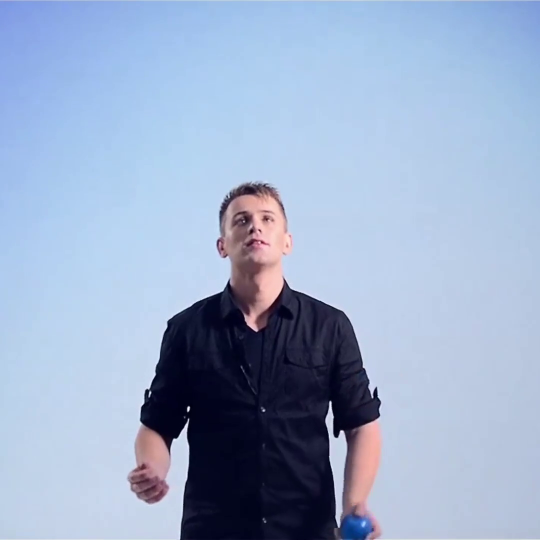
#> input picture frame 22 of 5. Sparse Optical Flow/input/Adv-IP.mp4, 1080 x 1080 px (shown at 1/2 size)
$ python sparse_optical_flow.py
#> lines starting #> are read from the running program, lines starting #| are printed output that depends on the picture
# [68 lines of commented-out code are left out]

import cv2
import numpy as np

# Load the video
cap = cv2.VideoCapture('input/Adv-IP.mp4')

# Get video properties
frame_width = int(cap.get(cv2.CAP_PROP_FRAME_WIDTH))
frame_height = int(cap.get(cv2.CAP_PROP_FRAME_HEIGHT))
fps = int(cap.get(cv2.CAP_PROP_FPS))

# Initialize VideoWriter
out = cv2.VideoWriter('output/sparse_optical_flow_output2.mp4', cv2.VideoWriter_fourcc(*'mp4v'), fps, (frame_width, frame_height))

# Parameters for Lucas-Kanade optical flow
lk_params = dict(winSize=(15, 15), maxLevel=2,
                 criteria=(cv2.TERM_CRITERIA_EPS | cv2.TERM_CRITERIA_COUNT, 10, 0.03))

# Parameters for Shi-Tomasi corner detection
feature_params = dict(maxCorners=100, qualityLevel=0.3, minDistance=7, blockSize=7)

# Read the first frame and find corners
ret, old_frame = cap.read()
#> old_frame is the input picture: shape (1080, 1080, 3); mean B, G, R 200.8, 172, 154.5
if not ret:
    print("Error: Couldn't read the first frame.")
    cap.release()
    out.release()
    exit()

old_gray = cv2.cvtColor(old_frame, cv2.COLOR_BGR2GRAY)
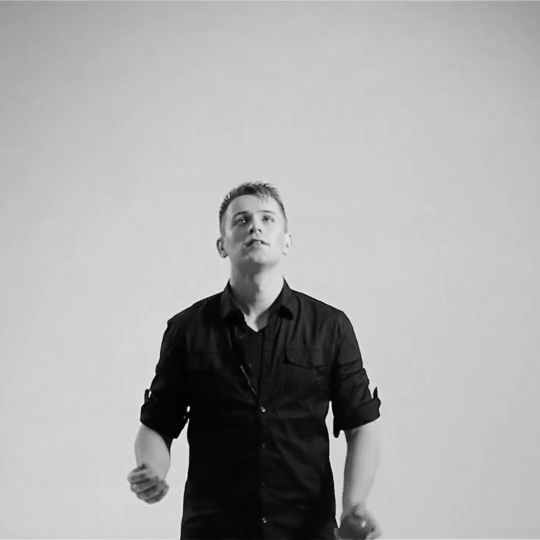
#> old_gray: shape (1080, 1080) (shown at 1/2 size); min 0, max 255, mean 170
p0 = cv2.goodFeaturesToTrack(old_gray, mask=None, **feature_params)
#> p0 = 21 rows, first 8: [377, 813], [298, 781], [527, 820], [682, 862], [376, 822], [660, 802], [674, 873], [348, 879]

# Create a mask for drawing
mask = np.zeros_like(old_frame)

while cap.isOpened():
    ret, frame = cap.read()
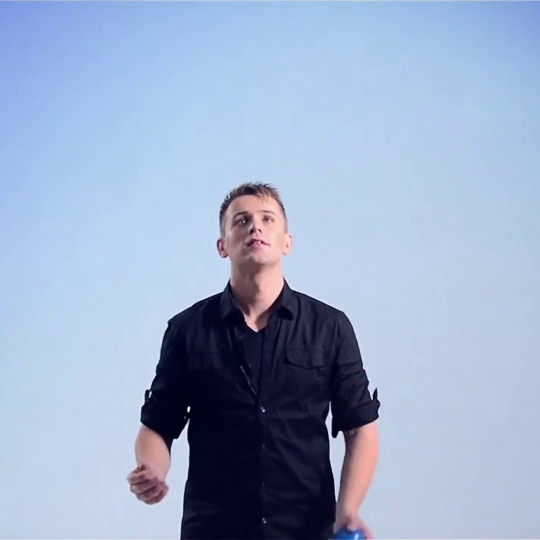
#> input picture frame 23 of 5. Sparse Optical Flow/input/Adv-IP.mp4, 1080 x 1080 px (shown at 1/2 size)
#> frame is the input picture: shape (1080, 1080, 3); mean B, G, R 200.8, 172.2, 154.8
    if not ret:
        break

    frame_gray = cv2.cvtColor(frame, cv2.COLOR_BGR2GRAY)

    # Calculate optical flow if there are points to track
    if p0 is not None:
        p1, st, err = cv2.calcOpticalFlowPyrLK(old_gray, frame_gray, p0, None, **lk_params)
#> p1 = 21 rows, first 8: [377.5, 813.5], [298.7, 781.9], [526.8, 820.5], [678.9, 863.3], [376.5, 822.7], [659.5, 808.1], [670.5, 873.7], [348.7, 879.7]; st = 21 values from 1 to 1; err = 21 values, max 50.18 at index 14, min 0.000417 at index 12, mean 6.88

        # Check if p1 and st are valid
        if p1 is not None and st is not None:
            good_new = p1[st == 1]
#> good_new has the same summary as p1
            good_old = p0[st == 1]
#> good_old has the same summary as p0

            # Draw the tracks
            for i, (new, old) in enumerate(zip(good_new, good_old)):
                a, b = new.ravel()
                c, d = old.ravel()
                mask = cv2.line(mask, (int(a), int(b)), (int(c), int(d)), (0, 255, 0), 2)
                frame = cv2.circle(frame, (int(a), int(b)), 5, (0, 0, 255), -1)
#> this loop made 21 passes
#> (a, b, c, d) on passes 1 to 12: (377.5, 813.5, 377, 813), (298.7, 781.9, 298, 781), (526.8, 820.5, 527, 820), (678.9, 863.3, 682, 862), (376.5, 822.7, 376, 822), (659.5, 808.1, 660, 802), (670.5, 873.7, 674, 873), (348.7, 879.7, 348, 879), (512.9, 660.7, 513, 660), (488, 442.5, 488, 442), (752, 778.3, 752, 776), (743.3, 797.9, 744, 795)
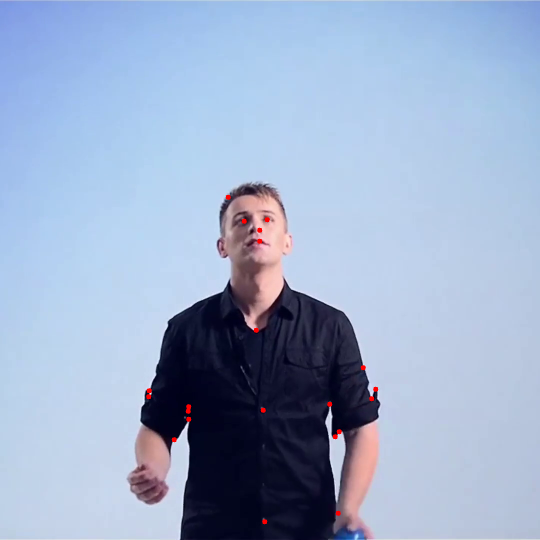
#> frame: shape (1080, 1080, 3) (shown at 1/2 size); mean B, G, R 200.6, 172.1, 155
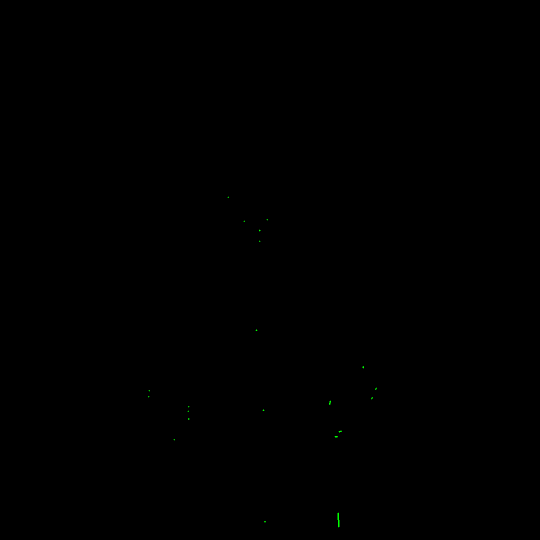
#> mask: shape (1080, 1080, 3) (shown at 1/2 size); mean of channels 0, 1, 2 0, 0.1, 0; drawn as B, G, R

            img = cv2.add(frame, mask)

            # Update the previous frame and points
            old_gray = frame_gray.copy()
            p0 = good_new.reshape(-1, 1, 2)
#> p0 has the same summary as p1
        else:
            # Reinitialize feature points if tracking is lost
            p0 = cv2.goodFeaturesToTrack(frame_gray, mask=None, **feature_params)
    else:
        # Detect new features if no points are left to track
        p0 = cv2.goodFeaturesToTrack(frame_gray, mask=None, **feature_params)
        img = frame

    # Write the frame to the output video
    out.write(img)

    # Display the frame (optional)
    # cv2.imshow('Sparse Optical Flow', img)

    # if cv2.waitKey(1) & 0xFF == ord('q'):
    #     break

cap.release()
out.release()
cv2.destroyAllWindows()

$ run again, starting later in the video
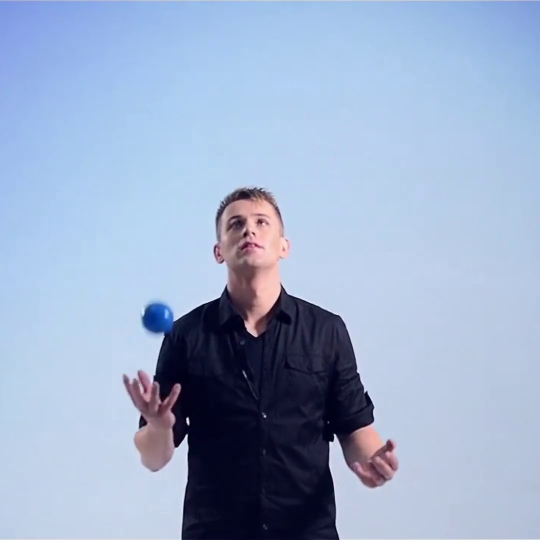
#> input picture frame 99 of 5. Sparse Optical Flow/input/Adv-IP.mp4, 1080 x 1080 px (shown at 1/2 size)
#> old_frame is the input picture: shape (1080, 1080, 3); mean B, G, R 202.3, 173.4, 155.6
#> `p0 = cv2.goodFeaturesToTrack(old_gray, mask=None, **feature_params)`: p0 = [[660, 884], [375, 836], [530, 833], [732, 784], [669, 869], [373, 870], [376, 848], [350, 892], [512, 671], [715, 743], [280, 856]]
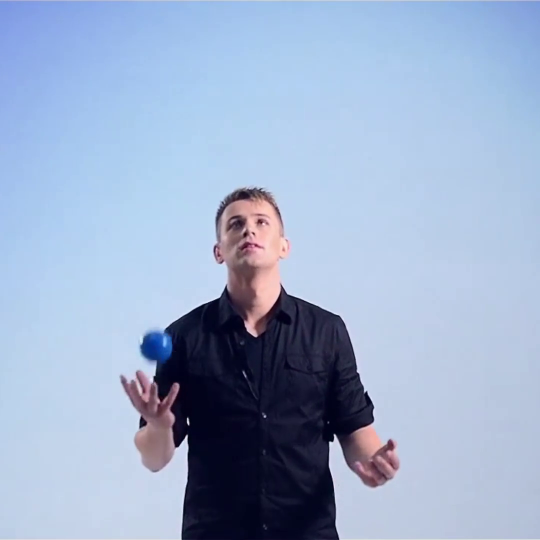
#> input picture frame 100 of 5. Sparse Optical Flow/input/Adv-IP.mp4, 1080 x 1080 px (shown at 1/2 size)
#> frame is the input picture: shape (1080, 1080, 3); mean B, G, R 202.5, 173.5, 155.7
#> p1 = [[659.8, 884.1], [375.5, 837.5], [529.9, 833.2], [731.8, 784.2], [668.9, 869.5], [373, 871.6], [376.3, 847.8], [350.8, 892], [511.6, 671.2], [714.8, 742.9], [280.7, 855.9]]; st = [1, 1, 1, 1, 1, 1, 1, 1, 1, 1, 1]; err = [2.43, 13.54, 1.91, 3.65, 2.85, 2.83, 8.48, 5.09, 2.6, 1.77, 2.35]
#> good_new has the same summary as p1
#> good_old has the same summary as p0
#> the loop `for i, (new, old) in enumerate(zip(good_new, good_old)):` made 11 passes
#> (a, b, c, d) on passes 1 to 8: (659.8, 884.1, 660, 884), (375.5, 837.5, 375, 836), (529.9, 833.2, 530, 833), (731.8, 784.2, 732, 784), (668.9, 869.5, 669, 869), (373, 871.6, 373, 870), (376.3, 847.8, 376, 848), (350.8, 892, 350, 892)
#> after the loop `for i, (new, old) in enumerate(zip(good_new, good_old)):`:
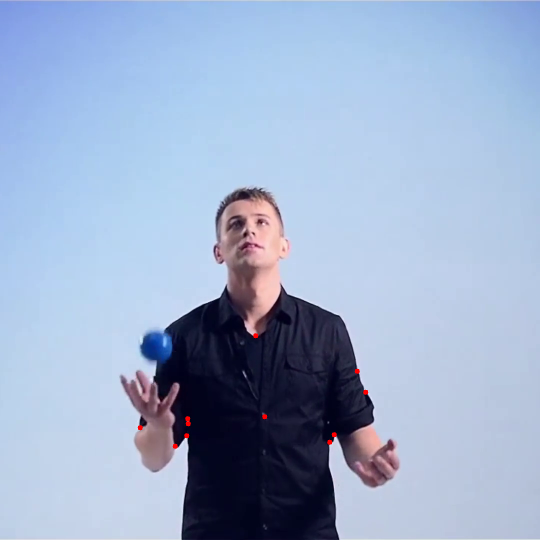
#> frame: shape (1080, 1080, 3) (shown at 1/2 size); mean B, G, R 202.4, 173.4, 155.9
#> `p0 = good_new.reshape(-1, 1, 2)`: p0 has the same summary as p1

$ run again, starting later in the video
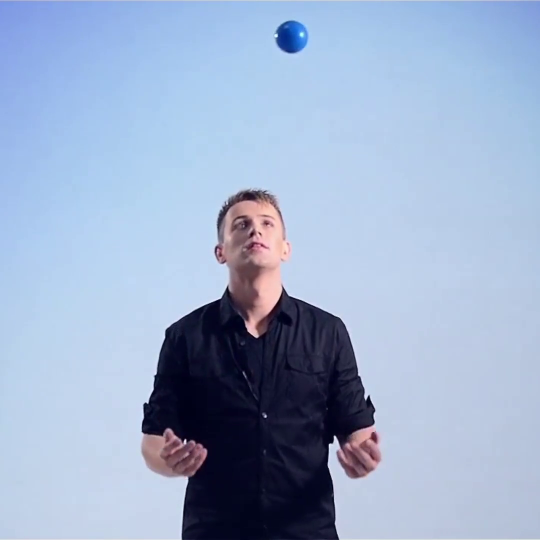
#> input picture frame 177 of 5. Sparse Optical Flow/input/Adv-IP.mp4, 1080 x 1080 px (shown at 1/2 size)
#> old_frame is the input picture: shape (1080, 1080, 3); mean B, G, R 202.5, 173.6, 155.8
#> `p0 = cv2.goodFeaturesToTrack(old_gray, mask=None, **feature_params)`: p0 = 13 rows, first 8: [294, 805], [660, 889], [530, 833], [669, 872], [370, 879], [731, 798], [552, 71], [737, 792]
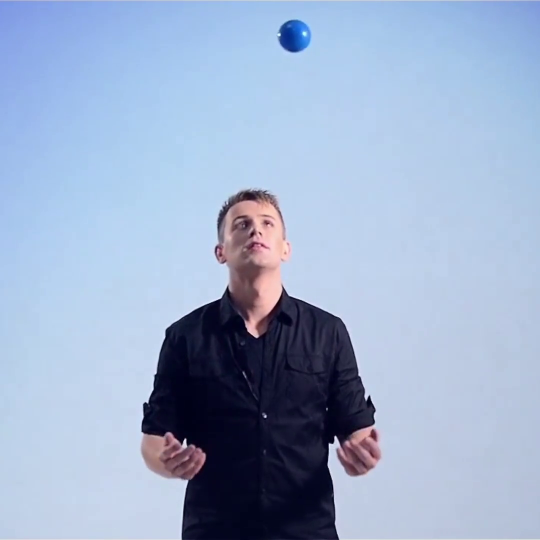
#> input picture frame 178 of 5. Sparse Optical Flow/input/Adv-IP.mp4, 1080 x 1080 px (shown at 1/2 size)
#> frame is the input picture: shape (1080, 1080, 3); mean B, G, R 202.4, 173.5, 155.8
#> p1 = 13 rows, first 8: [293.8, 804.3], [660.2, 889.2], [529.8, 833.2], [670.1, 872.5], [369.6, 878.5], [731.8, 798.6], [557.6, 69.17], [738, 792.2]; st = [1, 1, 1, 1, 1, 1, 1, 1, 1, 1, 1, 1, 1]; err = [5.9, 13.54, 3.43, 3.93, 18.78, 5.53, 7.13, 4.07, 3.35, 1.4, 5.05, 4.3, 12.05]
#> good_new has the same summary as p1
#> good_old has the same summary as p0
#> the loop `for i, (new, old) in enumerate(zip(good_new, good_old)):` made 13 passes
#> (a, b, c, d) on passes 1 to 8: (293.8, 804.3, 294, 805), (660.2, 889.2, 660, 889), (529.8, 833.2, 530, 833), (670.1, 872.5, 669, 872), (369.6, 878.5, 370, 879), (731.8, 798.6, 731, 798), (557.6, 69.17, 552, 71), (738, 792.2, 737, 792)
#> after the loop `for i, (new, old) in enumerate(zip(good_new, good_old)):`:
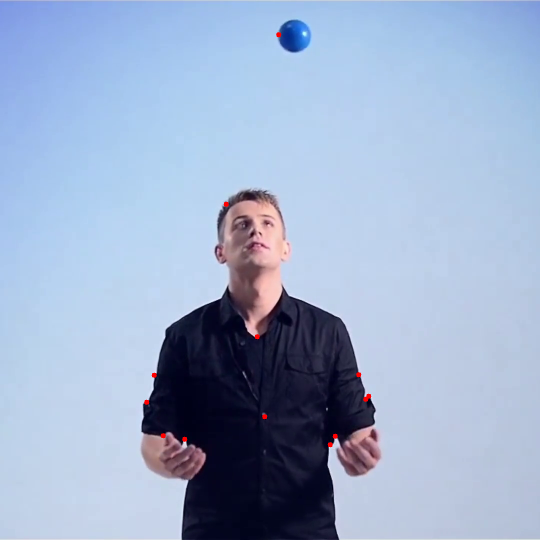
#> frame: shape (1080, 1080, 3) (shown at 1/2 size); mean B, G, R 202.3, 173.4, 155.9
#> `p0 = good_new.reshape(-1, 1, 2)`: p0 has the same summary as p1
